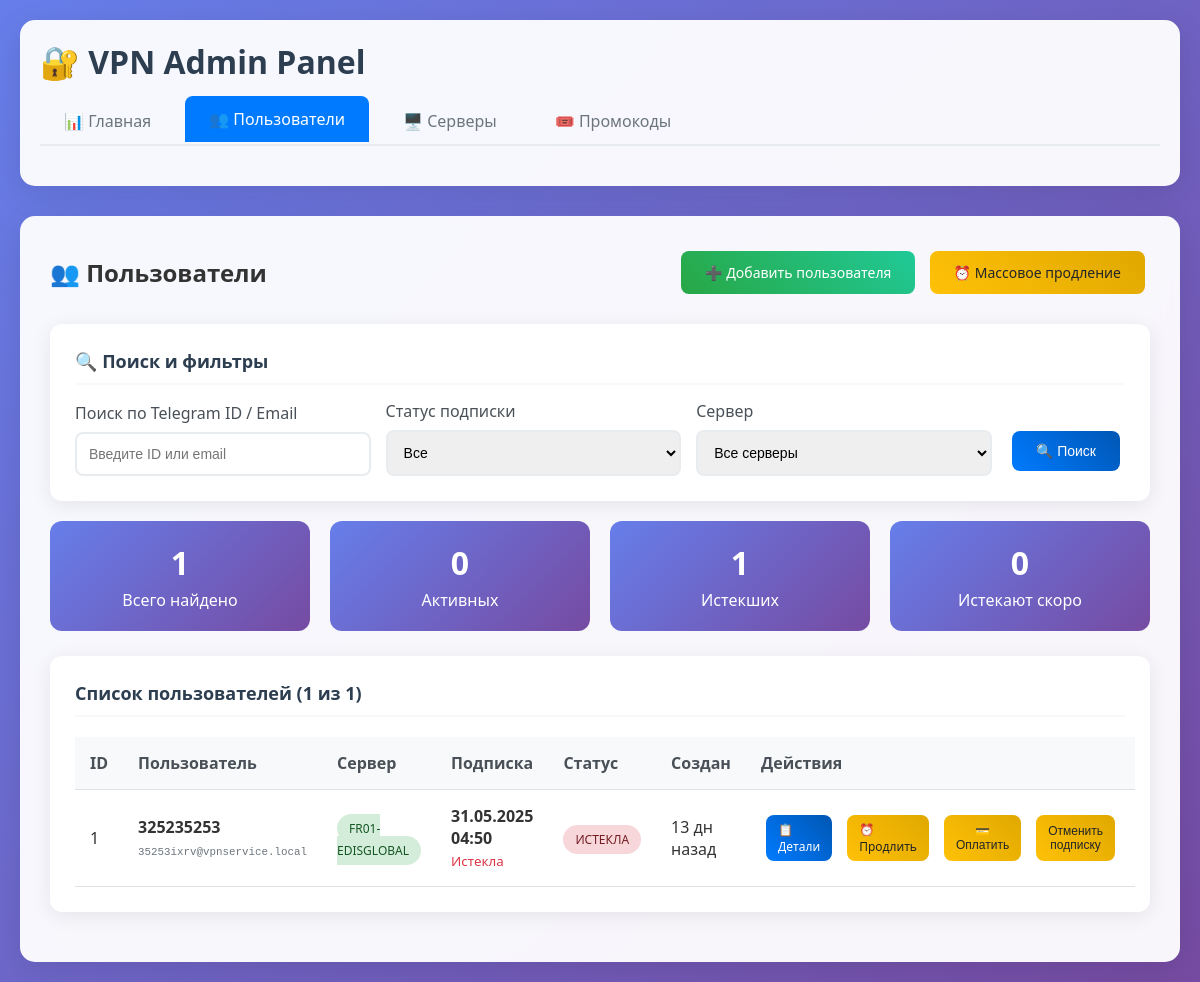
Before: /admin/users with the older database file.
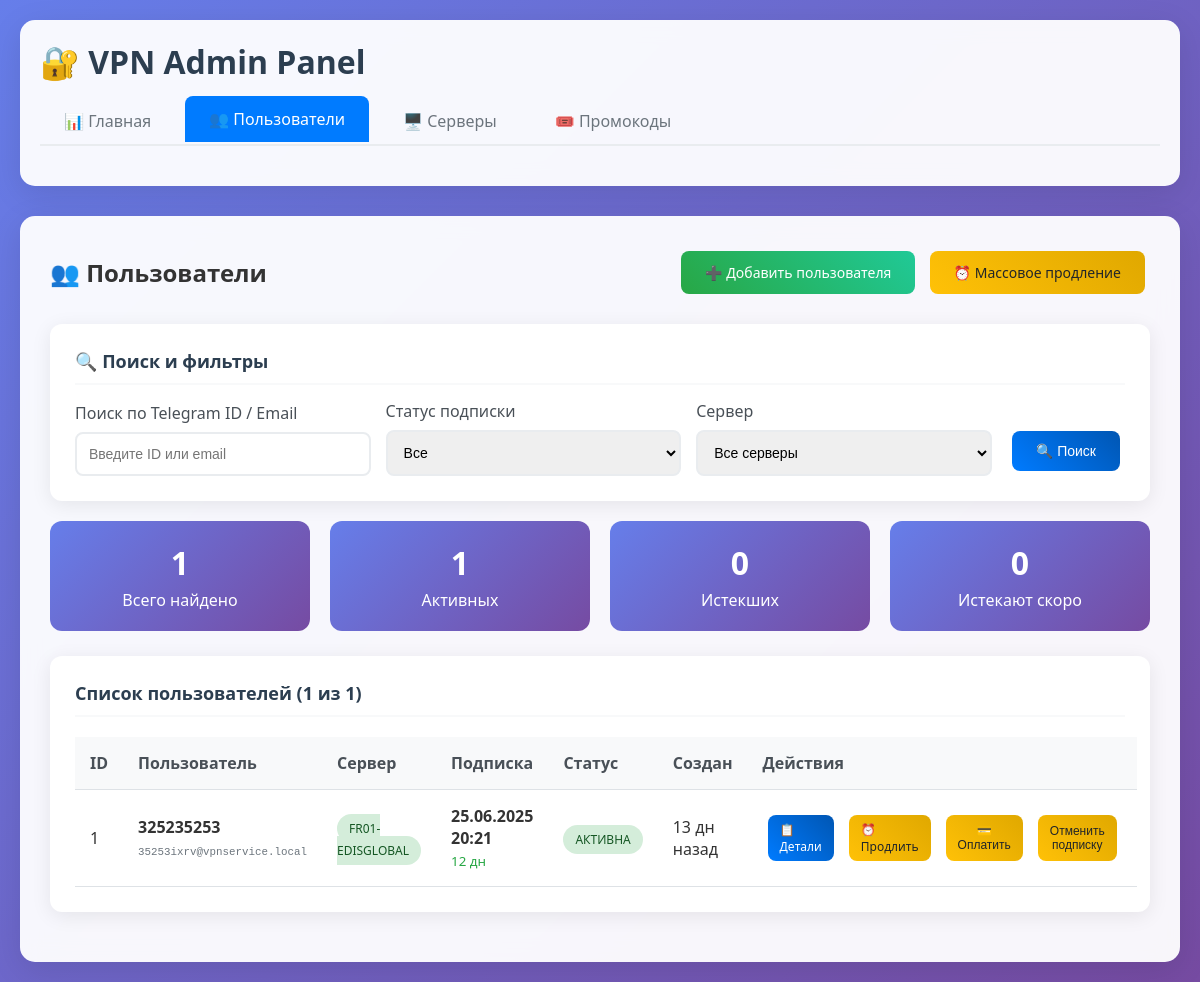
After: the same page with the newer database file.
### tables this page shows
CREATE TABLE users (
                    id INTEGER PRIMARY KEY AUTOINCREMENT,
                    telegram_id TEXT NOT NULL UNIQUE,
                    email TEXT NOT NULL UNIQUE,
                    uuid TEXT NOT NULL UNIQUE,
                    server_id INTEGER,
                    subscription_end TIMESTAMP NOT NULL,
                    is_active BOOLEAN DEFAULT TRUE,
                    created_at TIMESTAMP DEFAULT CURRENT_TIMESTAMP,
                    updated_at TIMESTAMP DEFAULT CURRENT_TIMESTAMP,
                    FOREIGN KEY (server_id) REFERENCES servers(id)
                );

CREATE TABLE servers (
                    id INTEGER PRIMARY KEY AUTOINCREMENT,
                    name TEXT NOT NULL UNIQUE,
                    domain TEXT NOT NULL,
                    api_url TEXT NOT NULL,
                    api_token TEXT NOT NULL,
                    is_active BOOLEAN DEFAULT TRUE,
                    created_at TIMESTAMP DEFAULT CURRENT_TIMESTAMP
                );

### admin_routes.py (the view)
@admin_bp.route('/users')
def users_list():
    page = request.args.get('page', 1, type=int)
    per_page = 20
    search = request.args.get('search', '')
    status_filter = request.args.get('status', '')
    server_filter = request.args.get('server', '')
    try:
        with db_manager.get_connection() as conn:
            cursor = conn.cursor()
            where_conditions = []
            params = []
            if search:
                where_conditions.append("(u.telegram_id LIKE ? OR u.email LIKE ?)")
                params.extend([f'%{search}%', f'%{search}%'])
            if status_filter == 'active':
                where_conditions.append("u.subscription_end > ?")
                params.append(datetime.now())
            elif status_filter == 'expired':
                where_conditions.append("u.subscription_end <= ?")
                params.append(datetime.now())
            if server_filter:
                where_conditions.append("u.server_id = ?")
                params.append(server_filter)
            where_clause = " AND ".join(where_conditions)
            if where_clause:
                where_clause = "WHERE " + where_clause
            count_query = f"""
                SELECT COUNT(*) FROM users u
                LEFT JOIN servers s ON u.server_id = s.id
                {where_clause}
            """
            cursor.execute(count_query, params)
            total = cursor.fetchone()[0]
            offset = (page - 1) * per_page
            users_query = f"""
                SELECT u.*, s.name as server_name, s.domain as server_domain
                FROM users u
                LEFT JOIN servers s ON u.server_id = s.id
                {where_clause}
                ORDER BY u.created_at DESC
                LIMIT ? OFFSET ?
            """
            cursor.execute(users_query, params + [per_page, offset])
            users = cursor.fetchall()
            now = datetime.now()
            users_with_time = []
            for user in users:
                user_dict = dict(user)
                user_dict['is_subscription_active'] = user_dict['subscription_end'] > now
                user_dict['time_left_seconds'] = max(0, int((user_dict['subscription_end'] - now).total_seconds()))
                users_with_time.append(user_dict)
            cursor.execute("SELECT COUNT(*) FROM users WHERE subscription_end > ?", (now,))
            active_count = cursor.fetchone()[0]
            cursor.execute("SELECT COUNT(*) FROM users WHERE subscription_end <= ?", (now,))
            expired_count = cursor.fetchone()[0]
            tomorrow = now + timedelta(hours=24)
            cursor.execute("SELECT COUNT(*) FROM users WHERE subscription_end BETWEEN ? AND ?", (now, tomorrow))
            expiring_soon = cursor.fetchone()[0]
            cursor.execute("SELECT id, name FROM servers WHERE is_active = TRUE ORDER BY name")
            servers = cursor.fetchall()
        pages = math.ceil(total / per_page)
        pagination = {
            'page': page,
            'pages': pages,
            'per_page': per_page,
            'total': total,
            'has_prev': page > 1,
            'has_next': page < pages,
            'prev_num': page - 1 if page > 1 else None,
            'next_num': page + 1 if page < pages else None,
            'iter_pages': lambda: range(max(1, page - 2), min(pages + 1, page + 3))
        }
        users_stats = {
            'active_count': active_count,
            'expired_count': expired_count,
            'expiring_soon': expiring_soon
        }
        return render_template('users/list.html',
                               users=users_with_time,
                               pagination=pagination,
                               users_stats=users_stats,
                               servers=servers)
    except Exception as e:
        logger.error(f"Ошибка загрузки пользователей: {e}")
        flash(f'Ошибка загрузки пользователей: {str(e)}', 'error')
        return render_template('users/list.html', users=[], pagination={}, users_stats={}, servers=[])

### admin_routes.py (called while the page is built)
@admin_bp.context_processor
def utility_processor():
    return {
        'datetime': datetime,
        'timedelta': timedelta,
        'seconds_to_human_readable': seconds_to_human_readable,
        'current_time': datetime.now()
    }

### database/connection.py (called while the page is built, shortened)
    def _setup_adapters(self):
        def adapt_datetime(dt):
            return dt.strftime('%Y-%m-%d %H:%M:%S.%f')
        def convert_datetime(s):
            try:
                return datetime.strptime(s.decode('utf-8'), '%Y-%m-%d %H:%M:%S.%f')
            except ValueError:
                try:
                    return datetime.strptime(s.decode('utf-8'), '%Y-%m-%d %H:%M:%S')
                except:
                    return datetime.now()
        sqlite3.register_adapter(datetime, adapt_datetime)
        sqlite3.register_converter("timestamp", convert_datetime)

    @contextmanager
    def get_connection(self):
        try:
            yield self._local.connection
        except Exception as e:
            self._local.connection.rollback()
            logger.error(f"Database error: {e}")
            raise
        finally:
            pass  # Соединение остается открытым для повторного использования

### templates/users/list.html (shortened to what the changed rows need)
{% extends "base.html" %}
{% block content %}
<div style="display: flex; justify-content: space-between; align-items: center; margin-bottom: 25px;">
    <h2>👥 Пользователи</h2>
</div>
<div class="stats-grid" style="grid-template-columns: repeat(4, 1fr); margin-bottom: 25px;">
    <div class="stat-card">
        <div class="stat-value">{{ users_stats.active_count }}</div>
        <div>Активных</div>
    </div>
    <div class="stat-card">
        <div class="stat-value">{{ users_stats.expired_count }}</div>
        <div>Истекших</div>
    </div>
</div>
<div class="card">
    {% if users %}
    <div class="table-responsive">
        <table class="table">
            <thead>
                <tr>
                    <th>ID</th>
                    <th>Пользователь</th>
                    <th>Сервер</th>
                    <th>Подписка</th>
                    <th>Статус</th>
                    <th>Создан</th>
                    <th>Действия</th>
                </tr>
            </thead>
            <tbody>
                {% for user in users %}
                <tr>
                    <td>{{ user.id }}</td>
                    <td>
                        <strong>{{ user.telegram_id }}</strong><br>
                        <small style="color: #6c757d; font-family: monospace;">{{ user.email }}</small>
                    </td>
                    <td>
                        {% if user.server_name %}
                            <span class="status status-active">{{ user.server_name }}</span>
                        {% else %}
                            <span class="status status-warning">Не назначен</span>
                        {% endif %}
                    </td>
                    <td>
                        <strong>{{ user.subscription_end.strftime('%d.%m.%Y %H:%M') }}</strong><br>
                        {% set time_left = user.time_left_seconds %}
                        {% if time_left > 0 %}
                            <small style="color: #28a745;">
                                {% if time_left > 86400 %}
                                    {{ (time_left // 86400)|int }} дн
                                {% elif time_left > 3600 %}
                                    {{ (time_left // 3600)|int }} ч
                                {% else %}
                                    {{ (time_left // 60)|int }} мин
                                {% endif %}
                            </small>
                        {% else %}
                            <small style="color: #dc3545;">Истекла</small>
                        {% endif %}
                    </td>
                    <td>
                        {% if user.is_subscription_active %}
                            <span class="status status-active">Активна</span>
                        {% else %}
                            <span class="status status-expired">Истекла</span>
                        {% endif %}
                    </td>
                    <td>
                        <span data-timestamp="{{ user.created_at.isoformat() }}">
                        </span>
                    </td>
                    <td>
                        <div style="display: flex; gap: 5px;">
                            <a href="/admin/users/{{ user.id }}" class="btn" style="padding: 6px 12px; font-size: 12px;">
                                📋 Детали
                            </a>
                            <a href="/admin/users/{{ user.id }}/extend" class="btn btn-warning" style="padding: 6px 12px; font-size: 12px;">
                                ⏰ Продлить
                            </a>
                            <button type="button" id="pay-btn" data-user-id="{{ user.id }}"  class="btn btn-warning" style="padding: 6px 12px; font-size: 12px;">💳 Оплатить</button>
                            <button type="button" id="resufe-btn" data-user-id="{{ user.id }}"  class="btn btn-warning" style="padding: 6px 12px; font-size: 12px;">Отменить подписку</button>
                        </div>
                    </td>
                </tr>
                {% endfor %}
            </tbody>
        </table>
    </div>
    {% else %}
    <div style="text-align: center; padding: 40px; color: #6c757d;">
        <h3>🔍 Пользователи не найдены</h3>
        <p>Попробуйте изменить параметры поиска или <a href="/admin/users/add">добавить нового пользователя</a></p>
    </div>
    {% endif %}
</div>
{% endblock %}

Changed rows visible on the page:
changed users "35253ixrv@vpnservice.local": subscription_end "31.05.2025 04:50" → "25.06.2025 20:21"; value (not shown) → "12"; text "Истекла ИСТЕКЛА" → "дн АКТИВНА"
Other visible differences:
{{ users_stats.active_count }}: "0" → "1"
{{ users_stats.expired_count }}: "1" → "0"
